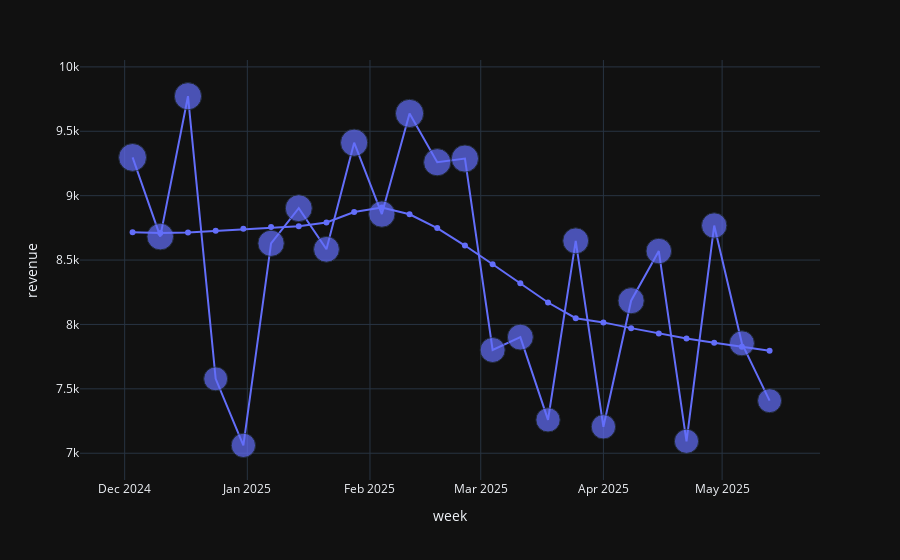

The cell this chart's notebook holds for it:
### Code cell
# Baseline Revenue
weekly_rev = transaction_dat_raw.groupby('week').agg(sales = ("week","size"),revenue = ("amount","sum")).reset_index()
fig = px.scatter(weekly_rev[weekly_rev['revenue'] > 2500], x= "week", y = "revenue",trendline = "lowess",size ="sales")
fig.update_traces(mode = "lines+markers")
fig.show()
